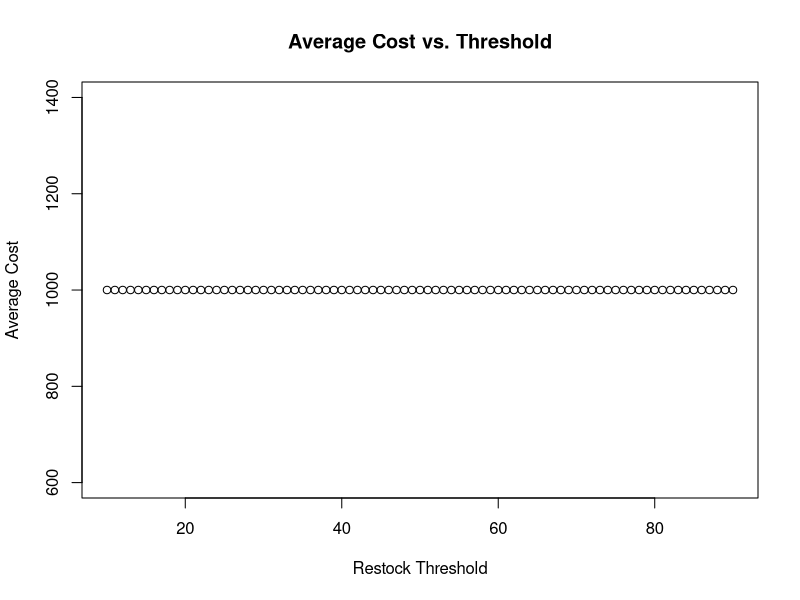

Generate this figure with R:
#Simluation program
#Inventory system with a (s,S) ordering policy
#Right now, assuming S = 100. Little s is variable

#Outer initializations
all_means <- c()           #Empty data frame to store average cost
all_var <- c()             #Empty vector to store variances of each (outer) loop
min_little_s = 10          #Minimum possible restocking threshold
max_little_s = 90          #Maximum possible restocking threshold
max_runs = 100             #Max number of times for inner loop to run (for every value of little_s)
loop_runs = 0

#Loop that runs for all possible integer values of little s
#for (little_s in min_little_s:max_little_s) {
  
  avg_cost <- c()
  
  #Run loop a certain number of times for each value of little s
  for (run in 1:max_runs) {
    
    #Functions
    #Calculate order cost
    calc_order_cost <- function(z) {
      return(K + c*z)
    }
    
    #Calculate cost of unsold inventory
    calc_Inv_cost <- function(x) {
      return(h*x)
    }
    
    #Calculate penalty cost for items in backlog
    calc_penalty_cost <- function(y) {
      return (p*abs(y))
    }
    
    
    #Initializaitons
    little_s=90
    big_S = 100           #Max inventory level
    Cur_inv_level = big_S #Current inventory level - inventory system starts at full
    max_time = 200        #Max time simulation can run
    t = 0                 #Current time
    i_du = 1              #Min value for discrete uniform (order quantity)
    j_du = 50             #Max value for discrete uniform (order quantity)
    order_time = -1       #How long it takes for order to arrive (-1 means no order scheduled)
    order_status = 0      #0 = no order placed, 1 = order placed
    order_num = 0         #Keep track of number of orders
    order_cost <- c()     #vector to keep order costs
    order_wait = 5        #Wait time for order to arrive
    Inv_cost <- c()       #Keep track of inventory costs
    Penalty_cost <- c()   #Keep track of penalty costs
    Inv_level <- c()      #Keep track of inventory level across times
    K = 10                #Fixed cost per order
    c = 10                #Cost per unit per order
    h = .3                #Cost per unit for holding it in inventory
    p = 20                #Cost per unit in backlog
    num_cust = 0          #Keeps track of number of customers
    cust_incoming = 0     #Decide if need to generate (0 = no, 1 = yes)
    backlog_level <- c()  #Keep track of backlog levels (0 if none)
    alpha = .1            #Intensity for mean-reverting process
    mu = 100              #Mean of the mean-reverting process

    #Simulate over the given time period (max_time)
    for (t in 0:max_time) {
      
      #Assume next customer arrives at next integer time step
      if(cust_incoming == 0) {
        next_arrival = t + 1
        cust_incoming = 1
      }
      
      #Update inventory and order status if restocking order arrives
      if (t == order_time) {
        Cur_inv_level = Cur_inv_level + restock
        order_status = 0
        order_time = -1
      }
      
      #Process customer's order
      if (t == next_arrival) {
        #Calculate how many units he orders (discrete uniform - using inverse transform)
        cust_order = i_du + floor((j_du - i_du + 1) * runif(1,0,1))
        
        #Update inventory level
        Cur_inv_level = Cur_inv_level - cust_order
        
        #Order processed - no customers expected
        cust_incoming = 0
        num_cust = num_cust + 1
      }
      
      #Restock inventory level if below threshold AND no order already placed
      #Take into account what the cost of the next step could be -- ignore order placement if costs less
      if (Cur_inv_level < little_s && order_status==0) {
        
        #############new###########
        cnew <- alpha*(mu - c) + rnorm(100,0,1)                       #Calculate the new ordering price
        foo_cust <- c(rep(1,100))                                     #Time customers arrive - 1 per timestep
        foo_ord <- i_du + floor((j_du - i_du + 1) * runif(1,0,1))     #Amount that customer orders
        foo_inv <- Cur_inv_level - foo_ord                            #Updated inventory level
        foo_backlog <- c(rep(0,100))                                  #Backlog level
        foo_backlog[foo_inv<0] = abs(foo_inv)                         #If inventory level is negative, update backlog level
        foo_backlog_mean = mean(foo_backlog)                          #calculate mean of backlog
        foo_inv_mean = mean(foo_inv)                                  #Calculate mean of inventory
        foo_cust[foo_cust>1] = 0         #Do we need this one anymore?
        foo_ord_mean = mean(foo_cust*foo_ord)                         #Calculate mean of the orders
        
        #This should be covered by the above steps - keeping just to see what was there. Take out once confident
        #for (i in 1:100) {
        # cnew[i] = alpha*(mu - c) + rnorm(1,0,1)
        # foo_cust[i] = 1
        # foo_ord[i] = i_du + floor((j_du - i_du + 1) * runif(1,0,1))
        # foo_inv[i] = Cur_inv_level - foo_ord[i]
        # if (foo_inv[i]<0) {
        #   foo_backlog[i] = abs(foo_inv[i])
        # }
        #}
        
        ################################################################################################
        #                                                                                              #
        # Should we be multiplying mean(cnew) and c by the amount of inventory that we are purchasing? #
        #                                                                                              #
        ################################################################################################
        
        #Determine whether or not to place order
        if (calc_Inv_cost(foo_inv_mean) + mean(cnew) + p*foo_backlog_mean > c + calc_Inv_cost(Cur_inv_level)) {
          order_num = order_num + 1
          order_status = 1
          order_time = t+order_wait
          restock = min(big_S - Cur_inv_level,100)
          order_cost[order_num] = calc_order_cost(restock)
        }
      }
      
      #Update Inventory level and cost vectors
      Inv_level[t+1] = Cur_inv_level
      if(Cur_inv_level<0){
        backlog_level[t+1] = abs(Cur_inv_level)
      }
      else {
        backlog_level[t+1] = 0
      }
      Inv_cost[t+1] = calc_Inv_cost(Cur_inv_level)
      
      #Calculate penalty cost for items in backlog (if any)
      if (Cur_inv_level < 0) {
        Penalty_cost[t+1] = calc_penalty_cost(Cur_inv_level)
      }
      else
        Penalty_cost[t+1] = 0
      
      c = alpha*(mu - c) + rnorm(1,0,1)
    }
    
    #Iventory level over time
    for (i in 1:length(Inv_level)){
      if(Inv_level[i] >= 0) {
        backlog_level[i] = 0
      }
      else {
        backlog_level[i] = abs(Inv_level[i])
      } 
    }
    
    #Calculate average cost per 200 time units
    avg_cost[run] = mean(order_cost) + h*(1/max_time)*sum(Inv_level[Inv_level>0]) + p*(1/max_time)*sum(backlog_level)
  
    
    }
  
  #Calcumate the mean of the runs for each level of little_s
  all_means[loop_runs+1] = mean(avg_cost)
  
  #Calculate the variance of the runs for each level of little_s
  all_var[loop_runs+1] = var(avg_cost)
  
  loop_runs = loop_runs + 1
#}

###############################################################################
#                                                                             #
# Is everything below this irrelevant now that we're not looking at little_s? #
#                                                                             #
###############################################################################
  
  
#Combine all values of s, average costs, and variances in a single data frame
df = data.frame(min_little_s:max_little_s, all_means, all_var)
colnames(df) <- c("s", "Average cost", "Variance")

#Plot the estimated average cost at each level of little_s
plot(df$s, df$`Average cost`, xlab = "Restock Threshold", ylab = "Average Cost", main = "Average Cost vs. Threshold")

#Write data to .csv file
write.csv(df, "AMS 553 Data.csv")

#Print out mean average cost of the simulations
mean(avg_cost)